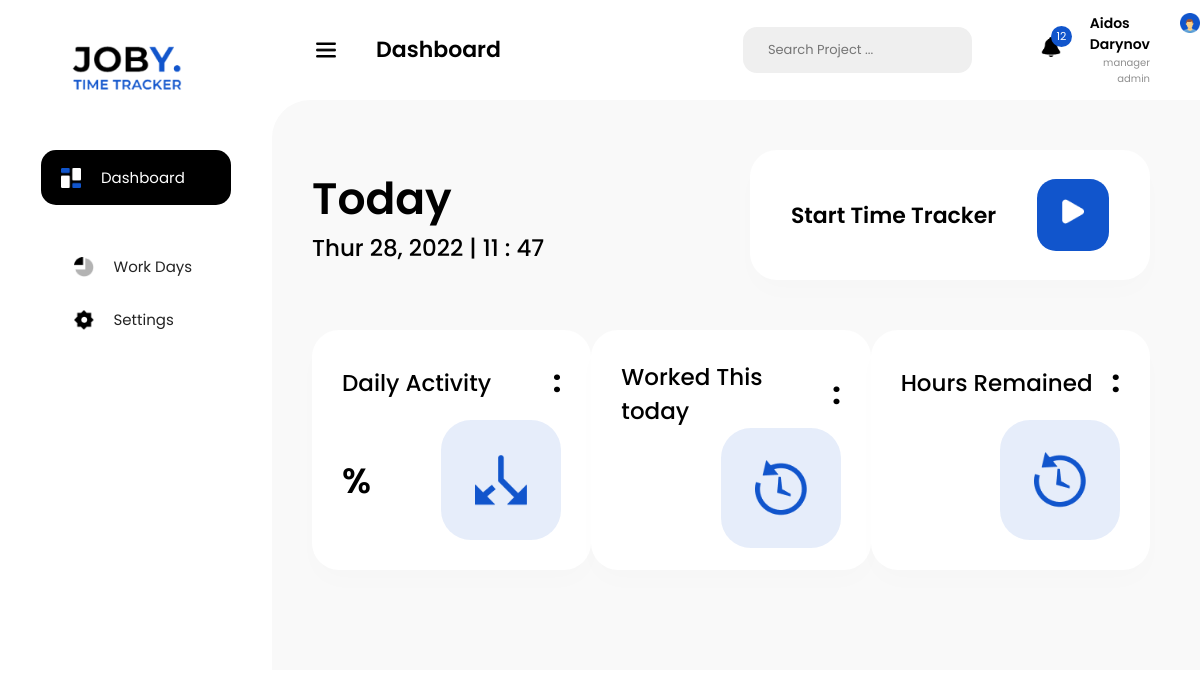
The page /home (signed in) on the database its author committed.
### models.py (models this page shows, shortened)
class Employee(db.Model, UserMixin):
    id = db.Column(db.Integer(), primary_key=True)
    login_id = db.Column(db.String(10), unique=True, nullable=True)
    name = db.Column(db.String(100), nullable=False)
    surname = db.Column(db.String(100), nullable=False)
    profession = db.Column(db.String(30), nullable=False)
    password = db.Column(db.String(40), nullable=False)
    flex_status = db.relationship('FlexStatus', backref='flex_status')

### views.py (the view, shortened to what this page needs)
@app.route('/home', methods=['POST', 'GET'])
def home():
    now = datetime.now()
    week_day = datetime.now().weekday()
    today = {
        'today_date': datetime.now(),
        'week_day': ['Mon', 'Tue', 'Wen', 'Thur', 'Fri', 'Sat', 'Sun'][week_day]
    }
    flxs = FlexStatus.query.filter_by(employee_id=current_user.id).all()
    days = []
    for flx in flxs:
        if flx.enterTime.date() == now.date():
            days.append((flx.enterTime, flx.exitTime))
    if len(days) == 0:
        day_activity = {}
    return render_template('dashboard.html',
                           today=today,
                           user=current_user, day_activity=day_activity)

### models.py (called while the page is built)
@login_manager.user_loader
def load_user(user_id):
    return Employee.query.get(user_id)

### templates/dashboard.html (shortened to what this page needs)
<!DOCTYPE html>
<html lang="en">
<head>
 <link rel="stylesheet" href="../static/styles/dashboard_style.css">
 <link rel="stylesheet" href="{{ url_for('static',filename = 'styles/dashboard_style.css') }}">
</head>
<body>
 <section id="mySideNav" class="sideNav">
  <a href="" class="logo_container">
   <img src="../static/images/logo.png" alt="logo">
  </a>
  <a href="" class="dashboard_black">
   <img src="../static/images/rect.png" alt="">
   <div>Dashboard</div>
  </a>
  <a href="work_days" class="links">
   <img src="../static/images/icon_workDays.png" alt="">
   Work Days
  </a>
  <a href="" class="links">
   <img src="../static/images/icon_settings.png" alt="">
   Settings
  </a>
 </section>
<section class="body_body">
 <nav>
  <button>
   <img src="../static/images/menu_bar.png" alt="">
   <div class="dashboard_txt">Dashboard</div>
  </button>
     <div class="search">
   Search Project ...
  </div>
  <div class="notifications">
   <img src="../static/images/bell.png" alt="">
   <div class="notification_numb">12</div>
  </div>
  <div class="profile_info">
   <div class="name_profession">
    <div class="name_surname">{{ user.name }} {{ user.surname }} </div>
    <div class="profession">{{ user.profession }}</div>
   </div>
   <a href="/profile"><img src="../static/images/profile_photo.png" alt="" class="profile_photo"></a>
  </div>
 </nav>
 <section class="main_content">
  <div class="row">
   <div class="today_info">
    <div class="today">Today</div>
    <div class="info">{{ today.week_day }} {{ today.today_date.day}}, {{ today.today_date.year }} | {{ today.today_date.hour}} : {{ today.today_date.minute}}</div>
   </div>
   <div class="start_time_tracker">
    <div class="txt">Start Time Tracker</div>
    <a class="play" href="tracking">
     <img src="../static/images/play.png" alt="">
    </a>
   </div>
  </div>
  <div class="row">
   <div class="box first">
    <div class="txt_w_dots">
     <div class="header">Daily Activity</div>
     <div class="dots">:</div>
    </div>
    <div class="text_w_box">
     <div class="bold_txt">{{ day_activity.daily_activity }}%</div>
     <div class="blue_box">
      <img src="../static/images/first_icon.png" alt="">
     </div>
    </div>
   </div>
   <div class="box secod">
    <div class="txt_w_dots">
     <div class="header">Worked This today</div>
     <div class="dots">:</div>
    </div>
    <div class="text_w_box">
     <div class="blue_box">
      <img src="../static/images/second_icon.png" alt="">
     </div>
    </div>
   </div>
   <div class="box third">
    <div class="txt_w_dots">
     <div class="header">Hours Remained</div>
     <div class="dots">:</div>
    </div>
    <div class="text_w_box">
     <div class="blue_box">
      <img src="../static/images/second_icon.png" alt="">
     </div>
    </div>
   </div>
  </div>
 </section>
</section>
</body>
</html>

### static/styles/dashboard_style.css (style rules this page uses)
body { margin: 0; padding: 0; font-family: Poppins; }
.sideNav { padding-top: 34px; display: flex; align-items: center; flex-direction: column; width: 272px; background-color: #fff; height: 100vh; position: fixed; z-index: 1; top: 0; left: 0; }
.sideNav a { text-decoration: none; display: flex; align-items: center; font-size: 15px; }
.logo_container img { height: auto; width: 100%; max-width: 128px !important; }
.logo_container { margin-bottom: 50px; }
.dashboard_black { width: 190px; height: 55px; background-color: black; border-radius: 15px; color: white; padding-left: 20px; box-sizing: border-box; font-family: Poppins; margin-bottom: 50px; }
.sideNav a img, nav img { width: 100%; height: auto; max-width: 20px; margin-right: 20px; }
.links { width: 125px; margin-bottom: 30px; color: #232323; }
nav { height: 100px; background-color: #fff; width: 100%; display: flex; align-items: center; }
nav button { background-color: transparent; border: none; margin-left: 310px; display: flex; align-items: center; }
nav button img { margin-right: 40px; }
.dashboard_txt { font-weight: 600; font-size: 22px; line-height: 42px; color: #000; font-family: Poppins; }
.search { width: 408px; height: 46px; background-color: #efefef; border-radius: 14px; display: flex; align-items: center; color: #757575; padding-left: 25px; font-size: 13px; margin-left: 16rem; }
.notifications { position: relative; margin-right: 1.8rem; margin-left: 4.3rem; }
.notification_numb { background-color: #1155CC; width: 21px; height: 21px; color: #fff; border-radius: 15px; font-size: 11px; box-sizing: border-box; display: flex; align-items: center; justify-content: center; position: absolute; left: 10px; top: -11px; }
.profile_info { display: flex; }
.profile_photo { width: 100%; height: auto; max-width: 46px; }
.name_surname { font-weight: 600; font-size: 14px; }
.profession { color: #8f8f8f; font-size: 10px; text-align: right; }
.name_profession { margin-right: 30px; }
.main_content { margin-left: 272px; border-radius: 38px 0 0 0; background-color: #F9F9F9; padding: 50px 50px 50px 40px; }
.row, .text_w_box, .txt_w_dots { display: flex; flex-direction: row; justify-content: space-between; align-items: center; }
.row { margin-bottom: 50px; }
.today_info .today { font-size: 44px; font-weight: 600; }
.today_info .info, .box .header { font-size: 23px; font-weight: 500; }
.start_time_tracker { background: #FFFFFF; box-shadow: 0px 13px 25px rgba(0, 0, 0, 0.01); border-radius: 27px; display: flex; align-items: center; width: 400px; height: 130px; justify-content: space-evenly; }
.start_time_tracker .txt { font-weight: 600; font-size: 22px; }
.play { width: 72px; height: 72px; background: #1155CC; border-radius: 19px; border: none; text-align: center; }
.play img { width: 22px; padding: 20px; }
.box { width: 370px; height: 240px; padding: 30px; box-sizing: border-box; background: #FFFFFF; box-shadow: 0px 13px 25px rgba(0, 0, 0, 0.01); border-radius: 27px; display: flex; flex-direction: column; justify-content: space-between; }
.bold_txt { font-weight: 600; font-size: 35px; }
.blue_box { width: 120px; height: 120px; background: rgba(17, 85, 204, 0.1); border-radius: 30px; position: relative; }
.blue_box img { width: 52px; position: absolute; top: 50%; left: 50%; transform: translate(-50%, -50%); }
.txt_w_dots .dots { font-size: 30px; font-weight: bold; }

### rows shown on the page
Employee: name "Aidos", surname "Darynov", profession "manager admin"

### other values the page prints
{{ today.week_day }} "Thur"
{{ today.today_date.day }} "28"
{{ today.today_date.year }} "2022"
{{ today.today_date.hour }} "11"
{{ today.today_date.minute }} "47"
